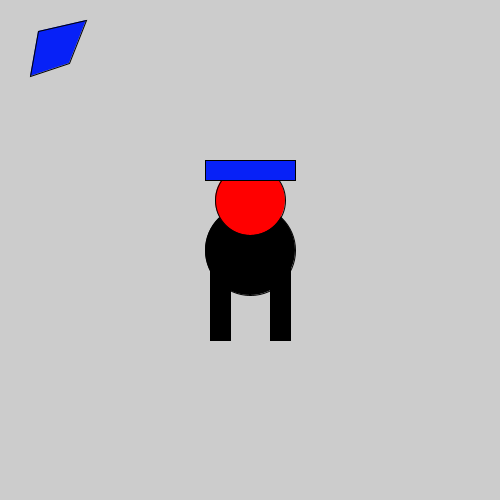
Frame 1 (no input)
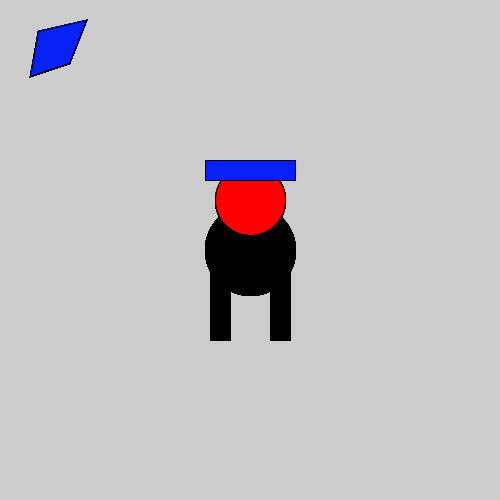
Frame 60 (the mouse pressed at the canvas centre just before this capture)
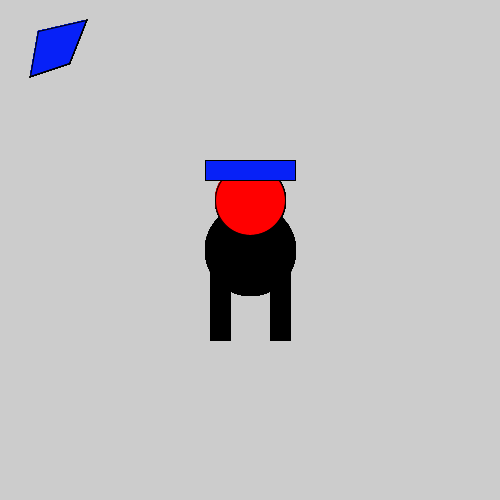
Frame 120 (the mouse held since frame 60 and released just before this capture)

The Processing sketch that drew these frames (run headless with seeded random() and noise(); from frame 60 on, the mouse is pressed at the canvas centre):

// Processing sketch: First_Processing
// ── First_Processing.pde
void setup(){
  size(500,500);
}
void draw(){
  fill(#000000);
  rect(270,250,20,90);
  rect(210,250,20,90);
  ellipse(250,250,90,90);
  fill(255,0,0);
  
  ellipse(250,200,70,70);
  fill(#0721F7);
  rect(205,160,90,20);
  quad(38,31,86,20,69,63,30,76);
}
